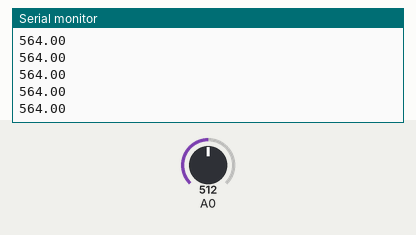
Bench run of a sketch on a simulated Arduino Uno, built with avr-gcc and run on an emulated ATmega328P. Shown: the last lines printed to the serial monitor. Inputs (shaded band) come from the test bench; at power-on: A0 = 512.

Above: at 1.2 s.
1.3 s: A0 set to 495
At 2.0 s:
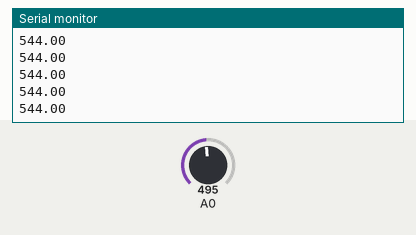
2.8 s: A0 set to 511
At 3.8 s:
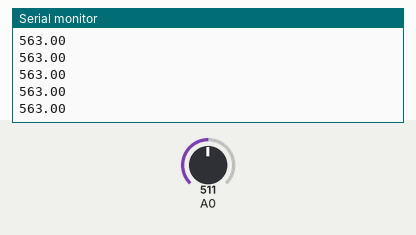
Timing chart, 0 to 5.8 s (numbered marks = the images above; inputs shaded):
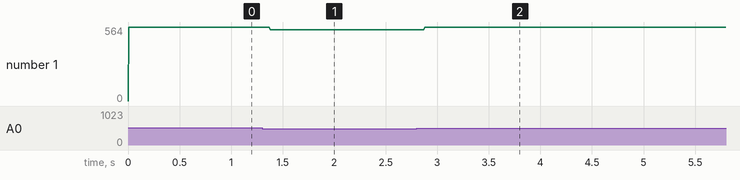

Measured:
- after the input at 1.3 s, the serial monitor: prints a new line after 0.08 s (image 1)
- after the input at 2.8 s, the serial monitor: prints a new line after 0.08 s (image 2)
- plotted number 1: 564 → 544 after the input at 1.3 s, 544 → 56 after the input at 2.8 s

The sketch:

tesla3col.ino
```cpp
float val=0,x=0;
void setup() {
  // put your setup code here, to run once:
digitalWrite(2,OUTPUT);
  digitalWrite(3,OUTPUT);
  digitalWrite(4,OUTPUT);
  digitalWrite(5,OUTPUT);
  digitalWrite(6,OUTPUT);
  digitalWrite(7,OUTPUT);
  digitalWrite(8,OUTPUT);
  digitalWrite(9,OUTPUT);
  digitalWrite(10,OUTPUT);
  digitalWrite(11,OUTPUT);
  digitalWrite(12,OUTPUT);
  digitalWrite(13,OUTPUT);
 pinMode(A0,INPUT);
Serial.begin(9600);


}
void func1()
{
 digitalWrite(2,HIGH);
  digitalWrite(3,HIGH);
  digitalWrite(4,HIGH);
  digitalWrite(5,HIGH);
  digitalWrite(6,HIGH);
  digitalWrite(7,HIGH);
  digitalWrite(7,HIGH);
  digitalWrite(9,HIGH);
  digitalWrite(10,HIGH);
  digitalWrite(11,HIGH);
  digitalWrite(12,HIGH);
  digitalWrite(13,HIGH);
delay(3000);
delay(2350);
digitalWrite(2,LOW);
delay(470);
digitalWrite(3,LOW);
delay(470);
digitalWrite(4,LOW);
delay(470);
digitalWrite(5,LOW);
delay(470);
digitalWrite(6,LOW);
delay(470);
digitalWrite(7,LOW);
delay(470);
digitalWrite(7,LOW);
delay(470);
digitalWrite(9,LOW);
delay(470);
digitalWrite(10,LOW);
delay(470);
digitalWrite(11,LOW);
delay(470);
digitalWrite(12,LOW);
delay(470);
digitalWrite(13,LOW);
delay(470);
digitalWrite(13,HIGH);
delay(470);
digitalWrite(12,HIGH);
delay(470);
digitalWrite(11,HIGH);
delay(470);
digitalWrite(10,HIGH);
delay(470);
digitalWrite(9,HIGH);
delay(470);
digitalWrite(7,HIGH);
delay(470);
digitalWrite(7,HIGH);
delay(470);
digitalWrite(6,HIGH);
delay(470);
digitalWrite(5,HIGH);
delay(470);
digitalWrite(4,HIGH);
delay(470);
digitalWrite(3,HIGH);
delay(470);
digitalWrite(2,HIGH);
delay(470);
delay(3000);
  digitalWrite(2,LOW);
  digitalWrite(3,LOW);
  digitalWrite(4,LOW);
  digitalWrite(5,LOW);
  digitalWrite(6,LOW);
  digitalWrite(7,LOW);
  digitalWrite(7,LOW);
  digitalWrite(9,LOW);
  digitalWrite(10,LOW);
  digitalWrite(11,LOW);
  digitalWrite(12,LOW);
  digitalWrite(13,LOW);

}
void electrical()
{
  digitalWrite(2,HIGH);
  digitalWrite(4,HIGH);
  digitalWrite(6,HIGH);
  delay(870);
  digitalWrite(2,LOW);
  digitalWrite(4,LOW);
  digitalWrite(8,HIGH);
  digitalWrite(10,HIGH);
  delay(870);
  digitalWrite(8,LOW);
  digitalWrite(9,HIGH);
  digitalWrite(10,HIGH);
  digitalWrite(11,HIGH);
  digitalWrite(12,HIGH);
  digitalWrite(13,HIGH);
  delay(870);
  digitalWrite(2,LOW);
  digitalWrite(3,LOW);
  digitalWrite(4,LOW);
  digitalWrite(5,LOW);
  digitalWrite(6,LOW);
  digitalWrite(7,LOW);
  digitalWrite(7,LOW);
  digitalWrite(9,LOW);
  digitalWrite(10,LOW);
  digitalWrite(11,LOW);
  digitalWrite(12,LOW);
  digitalWrite(13,LOW);
}
void raindrops1()
{
  delay(1040);
  digitalWrite(3,HIGH);
  delay(870);
  digitalWrite(4,HIGH);
  digitalWrite(11,HIGH);
  delay(870);
  digitalWrite(5,HIGH);
  digitalWrite(3,LOW);
  digitalWrite(12,HIGH);
  delay(870);
  digitalWrite(6,HIGH);
  digitalWrite(4,LOW);
  digitalWrite(13,HIGH);
  delay(870);
  digitalWrite(7,HIGH);
  digitalWrite(5,LOW);
  digitalWrite(11,LOW);
  delay(870);
  digitalWrite(6,LOW);
  digitalWrite(12,LOW);
  delay(870);
  digitalWrite(7,LOW);
  digitalWrite(13,LOW);
  delay(100);
}
float music( float a)
{
  if(a>20.0)
   {
    digitalWrite(13,HIGH);
    if(a>=27.0)
    digitalWrite(12,HIGH);
    else
    digitalWrite(12,LOW);
    if(a>=37.0)
    digitalWrite(11,HIGH);
    else
    digitalWrite(11,LOW);
    if(a>=62.0)
    digitalWrite(10,HIGH);
    else
    digitalWrite(10,LOW);
    if(a>=125.0)
    digitalWrite(9,HIGH);
    else
    digitalWrite(9,LOW);
    if(a>=195.0)
    digitalWrite(8,HIGH);
    else
    digitalWrite(8,LOW);
    if(a>=275.0)
    digitalWrite(7,HIGH);
    else
    digitalWrite(7,LOW);
    if(a>=365.0)
    digitalWrite(6,HIGH);
    else
    digitalWrite(6,LOW);
    if(a>=505.0)
    digitalWrite(5,HIGH);
    else
    digitalWrite(5,LOW);
    if(a>=665.0)
    digitalWrite(4,HIGH);
    else
    digitalWrite(4,LOW);
    if(a>=795.0)
    digitalWrite(3,HIGH);
    else
    digitalWrite(3,LOW);
    if(a>=915.0)
    digitalWrite(2,HIGH);
    else
    digitalWrite(2,LOW);
   }

}

void loop() {
  // put your main code here, to run repeatedly:
  val =analogRead(A0);
  Serial.println(x);
  x=map(val,35,900,0,1024);
  if(x>20.0)
  {
    music(x);
  }
  //else
//func1();
//electrical();
//raindrops1();

}
```
